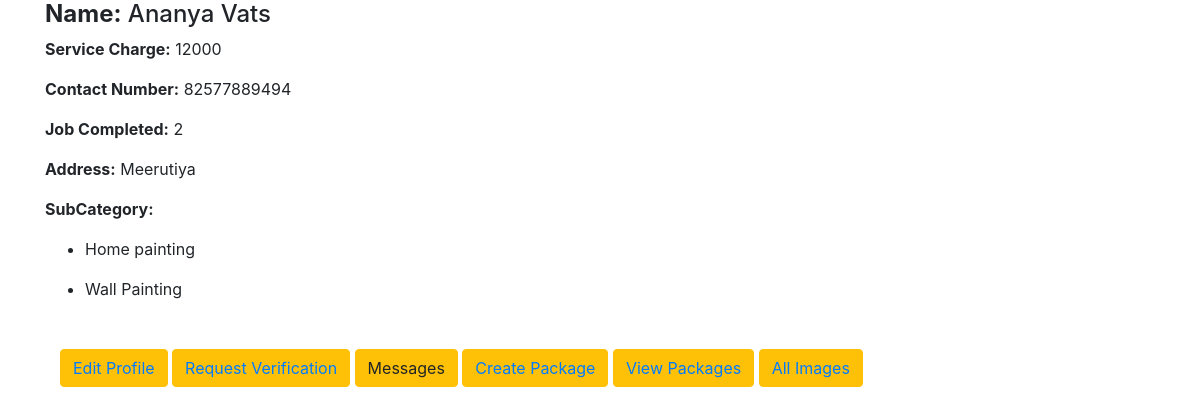
Screenshot of /account/profile/15/ (signed in) with the database file from the repository.
### account/models.py (models this page shows, shortened)
class Professional(models.Model):
    user = models.OneToOneField(User, on_delete=models.CASCADE)
    sub_category = models.ManyToManyField(SubCategory, blank=True)
    business_name = models.CharField(max_length=100, null=True, blank=False)
    phone_no = models.CharField(unique=True, max_length=13, null=True)
    job_completed = models.IntegerField(default=0)
    address = models.TextField(default=" ", null=True, blank=True)
    service_charge = models.CharField(null=True, blank=True, max_length=10)
    logo = models.ImageField(upload_to="professional_photo", null=True)
    joining_date = models.DateTimeField(auto_now_add=True, null=True)

class SubCategory(models.Model):
    category = models.ForeignKey(Category, on_delete=models.CASCADE)
    subcategory = models.CharField(max_length=100, null=True, blank=False)
    def __str__(self):
        return self.subcategory

### account/decorators.py (the view)
        def wrapper_func(request, *args, **kwargs):
            group = None
            if request.user.groups.exists():
                group = request.user.groups.all()[0].name
            if group in allowed_roles:
                return view_func(request, *args, **kwargs)
            else:
                return HttpResponse("You are not authorized to view this page")

### account/views.py (called while the page is built)
@login_required(login_url='/login/')
@allowed_users(allowed_roles=['professional'])
def profile(request, pk):
    professional = Professional.objects.get(user=pk)
    sub_category = professional.sub_category.all()
    context = {'professional':professional, 'subcategories':sub_category}
    return render(request, "account/profile.html", context)

### account/templates/account/profile.html (shortened to what this page needs)
{% extends 'account/base.html' %}
{% block body %}
<div class="container">
    <h4><b>Name:</b> {{user.first_name}} {{user.last_name}}</h4>
    <p><b>Service Charge:</b> {{user.professional.service_charge}}</p>
    <p><b>Contact Number:</b> {{user.professional.phone_no}}</p>
    <p><b>Job Completed:</b> {{user.professional.job_completed}}</p>
    <p><b>Address:</b> {{user.professional.address}}</p>
    <p><b>SubCategory:</b></p>
    {% for sub_category in subcategories %}
    <ul>
    <li>{{sub_category}}</li>
    </ul>
    {% endfor %}
<div class="container my-5">
    <button class="btn btn-warning"><a href="{% url 'update_profile' %}">Edit Profile</a></button>
    <button class="btn btn-warning"><a href={% url 'request_verification' %}>Request Verification</a></button>
    <button class="btn btn-warning">Messages</button>
    <button class="btn btn-warning"><a href="{% url 'create_package' %}">Create Package</a></button>
    <button class="btn btn-warning"><a href="{% url 'view_package' pk=user.id %}">View Packages</a></button>
    <button class="btn btn-warning"><a href="{% url 'all_images' pk=user.id %}">All Images</a></button>
</div>
{% endblock %}

### rows the page displays
SubCategory: subcategory "Home painting"
SubCategory: subcategory "Wall Painting"

### other values shown
{{ user.first_name }} "Ananya"
{{ user.last_name }} "Vats"
{{ user.professional.service_charge }} "12000"
{{ user.professional.phone_no }} "82577889494"
{{ user.professional.job_completed }} "2"
{{ user.professional.address }} "Meerutiya"
